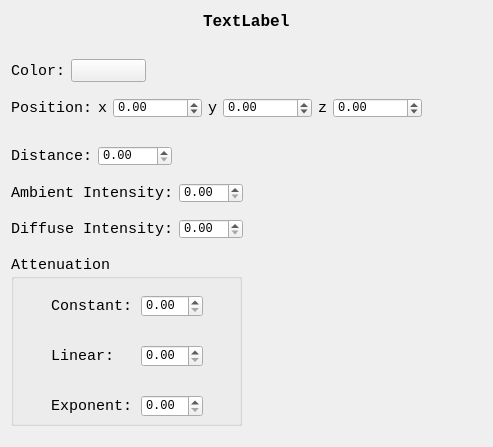
<?xml version="1.0" encoding="UTF-8"?>
<ui version="4.0">
 <class>PointLightParamWidget</class>
 <widget class="QWidget" name="PointLightParamWidget">
  <property name="geometry">
   <rect>
    <x>0</x>
    <y>0</y>
    <width>493</width>
    <height>447</height>
   </rect>
  </property>
  <property name="windowTitle">
   <string>Form</string>
  </property>
  <layout class="QVBoxLayout" name="verticalLayout_2">
   <item>
    <layout class="QVBoxLayout" name="verticalLayout">
     <item>
      <layout class="QHBoxLayout" name="horizontalLayout_7">
       <item>
        <spacer name="horizontalSpacer_8">
         <property name="orientation">
          <enum>Qt::Horizontal</enum>
         </property>
         <property name="sizeHint" stdset="0">
          <size>
           <width>40</width>
           <height>20</height>
          </size>
         </property>
        </spacer>
       </item>
       <item>
        <widget class="QLabel" name="pointLightLabel">
         <property name="font">
          <font>
           <family>Consolas</family>
           <pointsize>12</pointsize>
           <weight>75</weight>
           <bold>true</bold>
          </font>
         </property>
         <property name="text">
          <string>TextLabel</string>
         </property>
        </widget>
       </item>
       <item>
        <spacer name="horizontalSpacer_9">
         <property name="orientation">
          <enum>Qt::Horizontal</enum>
         </property>
         <property name="sizeHint" stdset="0">
          <size>
           <width>40</width>
           <height>20</height>
          </size>
         </property>
        </spacer>
       </item>
      </layout>
     </item>
     <item>
      <spacer name="verticalSpacer_6">
       <property name="orientation">
        <enum>Qt::Vertical</enum>
       </property>
       <property name="sizeHint" stdset="0">
        <size>
         <width>20</width>
         <height>40</height>
        </size>
       </property>
      </spacer>
     </item>
     <item>
      <layout class="QHBoxLayout" name="horizontalLayout">
       <item>
        <widget class="QLabel" name="label">
         <property name="font">
          <font>
           <family>Consolas</family>
           <pointsize>11</pointsize>
          </font>
         </property>
         <property name="text">
          <string>Color:</string>
         </property>
        </widget>
       </item>
       <item>
        <widget class="QPushButton" name="colorBtn">
         <property name="minimumSize">
          <size>
           <width>75</width>
           <height>23</height>
          </size>
         </property>
         <property name="text">
          <string/>
         </property>
        </widget>
       </item>
       <item>
        <spacer name="horizontalSpacer">
         <property name="orientation">
          <enum>Qt::Horizontal</enum>
         </property>
         <property name="sizeHint" stdset="0">
          <size>
           <width>40</width>
           <height>20</height>
          </size>
         </property>
        </spacer>
       </item>
      </layout>
     </item>
     <item>
      <spacer name="verticalSpacer">
       <property name="orientation">
        <enum>Qt::Vertical</enum>
       </property>
       <property name="sizeHint" stdset="0">
        <size>
         <width>20</width>
         <height>28</height>
        </size>
       </property>
      </spacer>
     </item>
     <item>
      <layout class="QHBoxLayout" name="horizontalLayout_2">
       <item>
        <widget class="QLabel" name="label_5">
         <property name="font">
          <font>
           <family>Consolas</family>
           <pointsize>11</pointsize>
          </font>
         </property>
         <property name="text">
          <string>Position:</string>
         </property>
        </widget>
       </item>
       <item>
        <widget class="QLabel" name="label_6">
         <property name="font">
          <font>
           <family>Consolas</family>
           <pointsize>11</pointsize>
          </font>
         </property>
         <property name="text">
          <string>x</string>
         </property>
        </widget>
       </item>
       <item>
        <widget class="QDoubleSpinBox" name="positionXDoubleSpinBox">
         <property name="minimumSize">
          <size>
           <width>64</width>
           <height>20</height>
          </size>
         </property>
         <property name="font">
          <font>
           <family>Consolas</family>
          </font>
         </property>
         <property name="minimum">
          <double>-1000.000000000000000</double>
         </property>
         <property name="maximum">
          <double>1000.000000000000000</double>
         </property>
        </widget>
       </item>
       <item>
        <widget class="QLabel" name="label_7">
         <property name="font">
          <font>
           <family>Consolas</family>
           <pointsize>11</pointsize>
          </font>
         </property>
         <property name="text">
          <string>y</string>
         </property>
        </widget>
       </item>
       <item>
        <widget class="QDoubleSpinBox" name="positionYDoubleSpinBox">
         <property name="minimumSize">
          <size>
           <width>64</width>
           <height>20</height>
          </size>
         </property>
         <property name="font">
          <font>
           <family>Consolas</family>
          </font>
         </property>
         <property name="minimum">
          <double>-1000.000000000000000</double>
         </property>
         <property name="maximum">
          <double>1000.000000000000000</double>
         </property>
        </widget>
       </item>
       <item>
        <widget class="QLabel" name="label_8">
         <property name="font">
          <font>
           <family>Consolas</family>
           <pointsize>11</pointsize>
          </font>
         </property>
         <property name="text">
          <string>z</string>
         </property>
        </widget>
       </item>
       <item>
        <widget class="QDoubleSpinBox" name="positionZDoubleSpinBox">
         <property name="minimumSize">
          <size>
           <width>64</width>
           <height>20</height>
          </size>
         </property>
         <property name="font">
          <font>
           <family>Consolas</family>
          </font>
         </property>
         <property name="minimum">
          <double>-1000.000000000000000</double>
         </property>
         <property name="maximum">
          <double>1000.000000000000000</double>
         </property>
        </widget>
       </item>
       <item>
        <spacer name="horizontalSpacer_2">
         <property name="orientation">
          <enum>Qt::Horizontal</enum>
         </property>
         <property name="sizeHint" stdset="0">
          <size>
           <width>40</width>
           <height>20</height>
          </size>
         </property>
        </spacer>
       </item>
      </layout>
     </item>
     <item>
      <spacer name="verticalSpacer_7">
       <property name="orientation">
        <enum>Qt::Vertical</enum>
       </property>
       <property name="sizeHint" stdset="0">
        <size>
         <width>20</width>
         <height>40</height>
        </size>
       </property>
      </spacer>
     </item>
     <item>
      <layout class="QHBoxLayout" name="horizontalLayout_6">
       <item>
        <widget class="QLabel" name="label_12">
         <property name="font">
          <font>
           <family>Consolas</family>
           <pointsize>11</pointsize>
          </font>
         </property>
         <property name="text">
          <string>Distance:</string>
         </property>
        </widget>
       </item>
       <item>
        <widget class="QDoubleSpinBox" name="distanceDoubleSpinBox">
         <property name="minimumSize">
          <size>
           <width>64</width>
           <height>20</height>
          </size>
         </property>
         <property name="font">
          <font>
           <family>Consolas</family>
          </font>
         </property>
         <property name="maximum">
          <double>200.000000000000000</double>
         </property>
         <property name="singleStep">
          <double>1.000000000000000</double>
         </property>
        </widget>
       </item>
       <item>
        <spacer name="horizontalSpacer_6">
         <property name="orientation">
          <enum>Qt::Horizontal</enum>
         </property>
         <property name="sizeHint" stdset="0">
          <size>
           <width>40</width>
           <height>20</height>
          </size>
         </property>
        </spacer>
       </item>
      </layout>
     </item>
     <item>
      <spacer name="verticalSpacer_2">
       <property name="orientation">
        <enum>Qt::Vertical</enum>
       </property>
       <property name="sizeHint" stdset="0">
        <size>
         <width>20</width>
         <height>28</height>
        </size>
       </property>
      </spacer>
     </item>
     <item>
      <layout class="QHBoxLayout" name="horizontalLayout_3">
       <item>
        <widget class="QLabel" name="label_3">
         <property name="font">
          <font>
           <family>Consolas</family>
           <pointsize>11</pointsize>
          </font>
         </property>
         <property name="text">
          <string>Ambient Intensity:</string>
         </property>
        </widget>
       </item>
       <item>
        <widget class="QDoubleSpinBox" name="ambientIntensityDoubleSpinBox">
         <property name="minimumSize">
          <size>
           <width>64</width>
           <height>20</height>
          </size>
         </property>
         <property name="font">
          <font>
           <family>Consolas</family>
          </font>
         </property>
         <property name="maximum">
          <double>1.000000000000000</double>
         </property>
         <property name="singleStep">
          <double>0.100000000000000</double>
         </property>
        </widget>
       </item>
       <item>
        <spacer name="horizontalSpacer_3">
         <property name="orientation">
          <enum>Qt::Horizontal</enum>
         </property>
         <property name="sizeHint" stdset="0">
          <size>
           <width>40</width>
           <height>20</height>
          </size>
         </property>
        </spacer>
       </item>
      </layout>
     </item>
     <item>
      <spacer name="verticalSpacer_3">
       <property name="orientation">
        <enum>Qt::Vertical</enum>
       </property>
       <property name="sizeHint" stdset="0">
        <size>
         <width>20</width>
         <height>28</height>
        </size>
       </property>
      </spacer>
     </item>
     <item>
      <layout class="QHBoxLayout" name="horizontalLayout_4">
       <item>
        <widget class="QLabel" name="label_4">
         <property name="font">
          <font>
           <family>Consolas</family>
           <pointsize>11</pointsize>
          </font>
         </property>
         <property name="text">
          <string>Diffuse Intensity:</string>
         </property>
        </widget>
       </item>
       <item>
        <widget class="QDoubleSpinBox" name="diffuseIntensityDoubleSpinBox">
         <property name="minimumSize">
          <size>
           <width>64</width>
           <height>20</height>
          </size>
         </property>
         <property name="font">
          <font>
           <family>Consolas</family>
          </font>
         </property>
         <property name="maximum">
          <double>1.000000000000000</double>
         </property>
         <property name="singleStep">
          <double>0.100000000000000</double>
         </property>
        </widget>
       </item>
       <item>
        <spacer name="horizontalSpacer_4">
         <property name="orientation">
          <enum>Qt::Horizontal</enum>
         </property>
         <property name="sizeHint" stdset="0">
          <size>
           <width>40</width>
           <height>20</height>
          </size>
         </property>
        </spacer>
       </item>
      </layout>
     </item>
     <item>
      <spacer name="verticalSpacer_4">
       <property name="orientation">
        <enum>Qt::Vertical</enum>
       </property>
       <property name="sizeHint" stdset="0">
        <size>
         <width>20</width>
         <height>28</height>
        </size>
       </property>
      </spacer>
     </item>
     <item>
      <layout class="QHBoxLayout" name="horizontalLayout_5">
       <item>
        <widget class="QGroupBox" name="groupBox">
         <property name="minimumSize">
          <size>
           <width>231</width>
           <height>171</height>
          </size>
         </property>
         <property name="font">
          <font>
           <family>Consolas</family>
           <pointsize>11</pointsize>
          </font>
         </property>
         <property name="title">
          <string>Attenuation</string>
         </property>
         <widget class="QDoubleSpinBox" name="attenuationConstantDoubleSpinBox">
          <property name="geometry">
           <rect>
            <x>130</x>
            <y>40</y>
            <width>62</width>
            <height>22</height>
           </rect>
          </property>
          <property name="minimumSize">
           <size>
            <width>62</width>
            <height>22</height>
           </size>
          </property>
          <property name="font">
           <font>
            <pointsize>9</pointsize>
           </font>
          </property>
          <property name="maximum">
           <double>1.000000000000000</double>
          </property>
          <property name="singleStep">
           <double>0.100000000000000</double>
          </property>
         </widget>
         <widget class="QLabel" name="label_9">
          <property name="geometry">
           <rect>
            <x>40</x>
            <y>40</y>
            <width>81</width>
            <height>21</height>
           </rect>
          </property>
          <property name="font">
           <font>
            <family>Consolas</family>
            <pointsize>11</pointsize>
           </font>
          </property>
          <property name="text">
           <string>Constant:</string>
          </property>
         </widget>
         <widget class="QDoubleSpinBox" name="attenuationLinearDoubleSpinBox">
          <property name="geometry">
           <rect>
            <x>130</x>
            <y>90</y>
            <width>62</width>
            <height>22</height>
           </rect>
          </property>
          <property name="minimumSize">
           <size>
            <width>62</width>
            <height>22</height>
           </size>
          </property>
          <property name="font">
           <font>
            <pointsize>9</pointsize>
           </font>
          </property>
          <property name="maximum">
           <double>1.000000000000000</double>
          </property>
          <property name="singleStep">
           <double>0.100000000000000</double>
          </property>
         </widget>
         <widget class="QLabel" name="label_10">
          <property name="geometry">
           <rect>
            <x>40</x>
            <y>90</y>
            <width>81</width>
            <height>21</height>
           </rect>
          </property>
          <property name="font">
           <font>
            <family>Consolas</family>
            <pointsize>11</pointsize>
           </font>
          </property>
          <property name="text">
           <string>Linear:</string>
          </property>
         </widget>
         <widget class="QDoubleSpinBox" name="attenuationExponentDoubleSpinBox">
          <property name="geometry">
           <rect>
            <x>130</x>
            <y>140</y>
            <width>62</width>
            <height>22</height>
           </rect>
          </property>
          <property name="minimumSize">
           <size>
            <width>62</width>
            <height>22</height>
           </size>
          </property>
          <property name="font">
           <font>
            <pointsize>9</pointsize>
           </font>
          </property>
          <property name="maximum">
           <double>1.000000000000000</double>
          </property>
          <property name="singleStep">
           <double>0.100000000000000</double>
          </property>
         </widget>
         <widget class="QLabel" name="label_11">
          <property name="geometry">
           <rect>
            <x>40</x>
            <y>140</y>
            <width>81</width>
            <height>21</height>
           </rect>
          </property>
          <property name="font">
           <font>
            <family>Consolas</family>
            <pointsize>11</pointsize>
           </font>
          </property>
          <property name="text">
           <string>Exponent:</string>
          </property>
         </widget>
        </widget>
       </item>
       <item>
        <spacer name="horizontalSpacer_5">
         <property name="orientation">
          <enum>Qt::Horizontal</enum>
         </property>
         <property name="sizeHint" stdset="0">
          <size>
           <width>40</width>
           <height>20</height>
          </size>
         </property>
        </spacer>
       </item>
      </layout>
     </item>
     <item>
      <spacer name="verticalSpacer_5">
       <property name="orientation">
        <enum>Qt::Vertical</enum>
       </property>
       <property name="sizeHint" stdset="0">
        <size>
         <width>20</width>
         <height>28</height>
        </size>
       </property>
      </spacer>
     </item>
    </layout>
   </item>
  </layout>
 </widget>
 <resources/>
 <connections/>
</ui>
